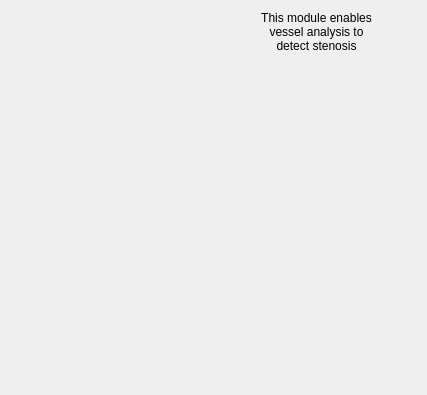
<?xml version="1.0" encoding="UTF-8"?>
<ui version="4.0">
 <class>qSlicerStenosisDetectorWelcomeStep</class>
 <widget class="QWidget" name="qSlicerStenosisDetectorWelcomeStep">
  <property name="enabled">
   <bool>true</bool>
  </property>
  <property name="geometry">
   <rect>
    <x>0</x>
    <y>0</y>
    <width>427</width>
    <height>395</height>
   </rect>
  </property>
  <property name="sizePolicy">
   <sizepolicy hsizetype="MinimumExpanding" vsizetype="MinimumExpanding">
    <horstretch>0</horstretch>
    <verstretch>0</verstretch>
   </sizepolicy>
  </property>
  <property name="minimumSize">
   <size>
    <width>0</width>
    <height>0</height>
   </size>
  </property>
  <property name="font">
   <font>
    <weight>50</weight>
    <italic>false</italic>
    <bold>false</bold>
   </font>
  </property>
  <property name="windowTitle">
   <string>Form</string>
  </property>
  <layout class="QVBoxLayout" name="verticalLayout">
   <item>
    <layout class="QHBoxLayout" name="horizontalLayout">
     <item>
      <widget class="QLabel" name="label">
       <property name="maximumSize">
        <size>
         <width>210</width>
         <height>171</height>
        </size>
       </property>
       <property name="text">
        <string/>
       </property>
       <property name="pixmap">
        <pixmap>../Images/stenosiswelcome.png</pixmap>
       </property>
       <property name="scaledContents">
        <bool>true</bool>
       </property>
      </widget>
     </item>
     <item>
      <widget class="QLabel" name="label_2">
       <property name="sizePolicy">
        <sizepolicy hsizetype="Preferred" vsizetype="Fixed">
         <horstretch>0</horstretch>
         <verstretch>0</verstretch>
        </sizepolicy>
       </property>
       <property name="styleSheet">
        <string notr="true">font: 75 12pt &quot;Bitstream Charter&quot;;</string>
       </property>
       <property name="text">
        <string>This module enables 
vessel analysis to 
detect stenosis</string>
       </property>
       <property name="alignment">
        <set>Qt::AlignCenter</set>
       </property>
      </widget>
     </item>
    </layout>
   </item>
   <item>
    <widget class="QWidget" name="widget_3" native="true">
     <property name="minimumSize">
      <size>
       <width>0</width>
       <height>80</height>
      </size>
     </property>
    </widget>
   </item>
  </layout>
 </widget>
 <resources/>
 <connections/>
</ui>
